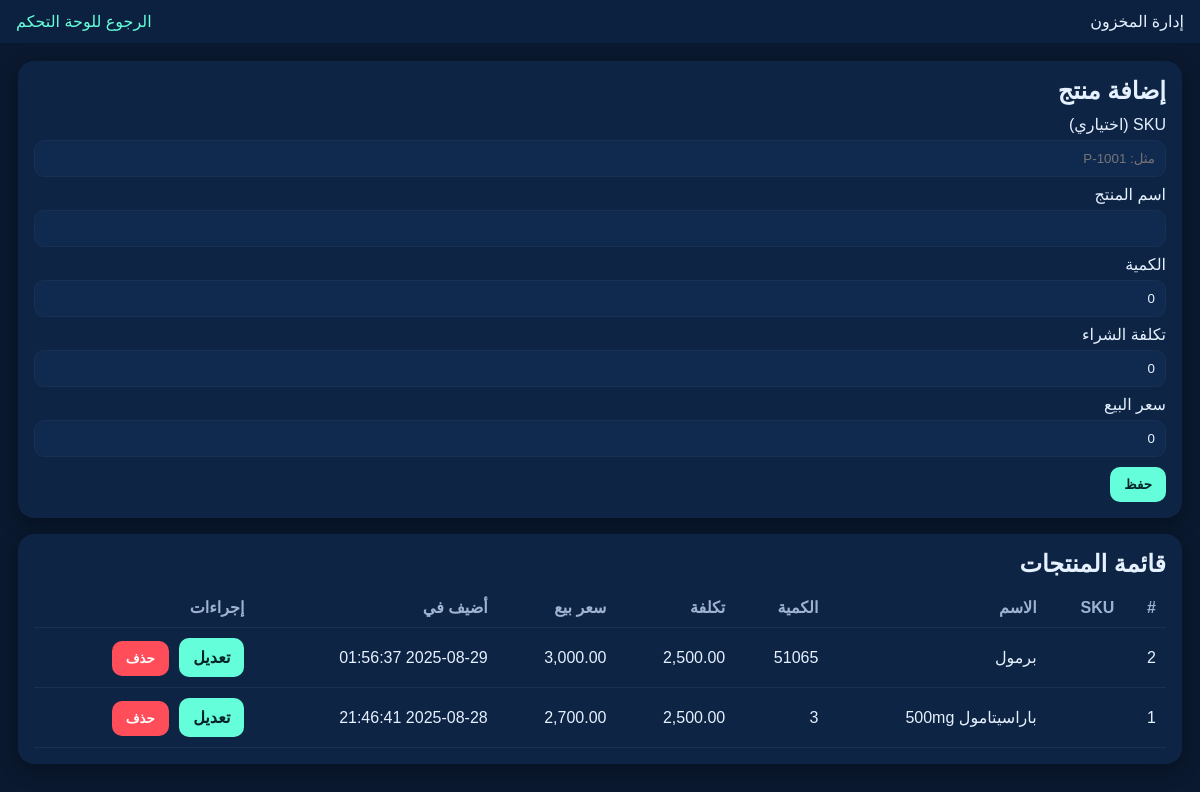
The app's page /inventory.php (signed in) with its own data.
### tables this page shows
CREATE TABLE `products` (
  `id` int(11) NOT NULL,
  `sku` varchar(100) DEFAULT NULL,
  `name` varchar(150) NOT NULL,
  `barcode` varchar(100) DEFAULT NULL,
  `cost` decimal(14,2) NOT NULL DEFAULT 0.00,
  `price` decimal(14,2) NOT NULL DEFAULT 0.00,
  `quantity` int(11) NOT NULL DEFAULT 0,
  `min_quantity` int(11) NOT NULL DEFAULT 0,
  `cost_price` decimal(14,2) NOT NULL DEFAULT 0.00,
  `sale_price` decimal(14,2) NOT NULL DEFAULT 0.00,
  `unit` varchar(30) DEFAULT 'قطعة',
  `created_at` timestamp NOT NULL DEFAULT current_timestamp()
);

### inventory.php (the view, shortened to what this page needs)
<?php
$pdo = db();
$pdo->exec("
CREATE TABLE IF NOT EXISTS products (
  id INT AUTO_INCREMENT PRIMARY KEY,
  sku VARCHAR(100) UNIQUE,
  name VARCHAR(200) NOT NULL,
  quantity INT NOT NULL DEFAULT 0,
  cost_price DECIMAL(14,2) NOT NULL DEFAULT 0.00,
  sale_price DECIMAL(14,2) NOT NULL DEFAULT 0.00,
  created_at TIMESTAMP DEFAULT CURRENT_TIMESTAMP
) ENGINE=InnoDB DEFAULT CHARSET=utf8mb4;
");
$mode   = 'create';
$editRow = null;
$list = $pdo->query("SELECT id,sku,name,quantity,cost_price,sale_price,created_at FROM products ORDER BY id DESC")->fetchAll();
?>
<!doctype html>
<html lang="ar" dir="rtl">
<head>
</head>
<body>
  <div class="header">
    <div>إدارة المخزون</div>
    <nav><a href="./dashboard.php">الرجوع للوحة التحكم</a></nav>
  </div>
  <div class="wrap">
    <div class="card">
      <h2><?= $mode === 'edit' ? 'تعديل منتج' : 'إضافة منتج' ?></h2>
      <form method="post">
        <label>SKU (اختياري)</label><input name="sku" value="<?= htmlspecialchars($editRow['sku'] ?? '',ENT_QUOTES,'UTF-8') ?>" placeholder="مثل: P-1001">
        <label>اسم المنتج</label><input name="name" required value="<?= htmlspecialchars($editRow['name'] ?? '',ENT_QUOTES,'UTF-8') ?>">
        <label>الكمية</label><input name="quantity" value="<?= htmlspecialchars($editRow['quantity'] ?? '0',ENT_QUOTES,'UTF-8') ?>">
        <label>تكلفة الشراء</label><input name="cost_price" value="<?= htmlspecialchars($editRow['cost_price'] ?? '0',ENT_QUOTES,'UTF-8') ?>">
        <label>سعر البيع</label><input name="sale_price" value="<?= htmlspecialchars($editRow['sale_price'] ?? '0',ENT_QUOTES,'UTF-8') ?>">
        <div style="margin-top:10px;">
          <button class="btn" type="submit"><?= $mode === 'edit' ? 'حفظ التعديل' : 'حفظ' ?></button>
        </div>
      </form>
    </div>
    <div class="card">
      <h2>قائمة المنتجات</h2>
      <table>
        <thead><tr><th>#</th><th>SKU</th><th>الاسم</th><th>الكمية</th><th>تكلفة</th><th>سعر بيع</th><th>أضيف في</th><th>إجراءات</th></tr></thead>
        <tbody>
          <?php if (!$list): ?>
            <tr><td colspan="8" class="muted">لا توجد منتجات بعد.</td></tr>
          <?php else: foreach ($list as $r): ?>
            <tr>
              <td><?= (int)$r['id'] ?></td>
              <td><?= htmlspecialchars($r['sku']??'',ENT_QUOTES,'UTF-8') ?></td>
              <td><?= htmlspecialchars($r['name'],ENT_QUOTES,'UTF-8') ?></td>
              <td><?= (int)$r['quantity'] ?></td>
              <td><?= number_format((float)$r['cost_price'],2) ?></td>
              <td><?= number_format((float)$r['sale_price'],2) ?></td>
              <td><?= htmlspecialchars($r['created_at'],ENT_QUOTES,'UTF-8') ?></td>
              <td class="actions">
                <a class="btn" href="./inventory.php?action=edit&id=<?= (int)$r['id'] ?>">تعديل</a>
                <form method="post" onsubmit="return confirm('متأكد من الحذف؟');" style="margin-inline-start:6px">
                  <button class="btn btn-danger" type="submit">حذف</button>
                </form>
              </td>
            </tr>
          <?php endforeach; endif; ?>
        </tbody>
      </table>
    </div>
  </div>
</body>
</html>

### inventory.php (style rules this page uses)
:root { --bg:#0a192f;--panel:#0e2444;--accent:#64ffda;--danger:#ff4d5a;--text:#e6f1ff }
* { box-sizing:border-box }
body { margin:0;font-family:Tahoma,Arial,sans-serif;background:#0a192f;color:var(--text) }
.header { display:flex;justify-content:space-between;align-items:center;background:#0c2140;padding:12px 16px }
a { color:var(--accent);text-decoration:none }
.wrap { padding:18px;display:grid;gap:16px }
.card { background:#0e2444;border-radius:16px;padding:16px;box-shadow:0 6px 20px rgba(0,0,0,.3) }
h2 { margin:0 0 10px }
label { display:block;margin:8px 0 6px }
input { width:100%;padding:10px;border-radius:10px;border:1px solid #183152;background:#10294f;color:#e6f1ff }
.btn { cursor:pointer;border:0;border-radius:10px;padding:10px 14px;background:var(--accent);color:#062427;font-weight:700 }
.btn-danger { background:var(--danger);color:#fff }
table { width:100%;border-collapse:collapse;margin-top:10px }
th,td { padding:10px;border-bottom:1px solid #183152;text-align:right }
th { color:#9fb3d1;font-weight:700 }
.actions a,.actions form { display:inline-block }

### records on screen
products: id "2", name "برمول", quantity "51065", cost_price "2,500.00", sale_price "3,000.00", created_at "2025-08-29 01:56:37"
products: id "1", name "باراسيتامول 500mg", quantity "3", cost_price "2,500.00", sale_price "2,700.00", created_at "2025-08-28 21:46:41"
